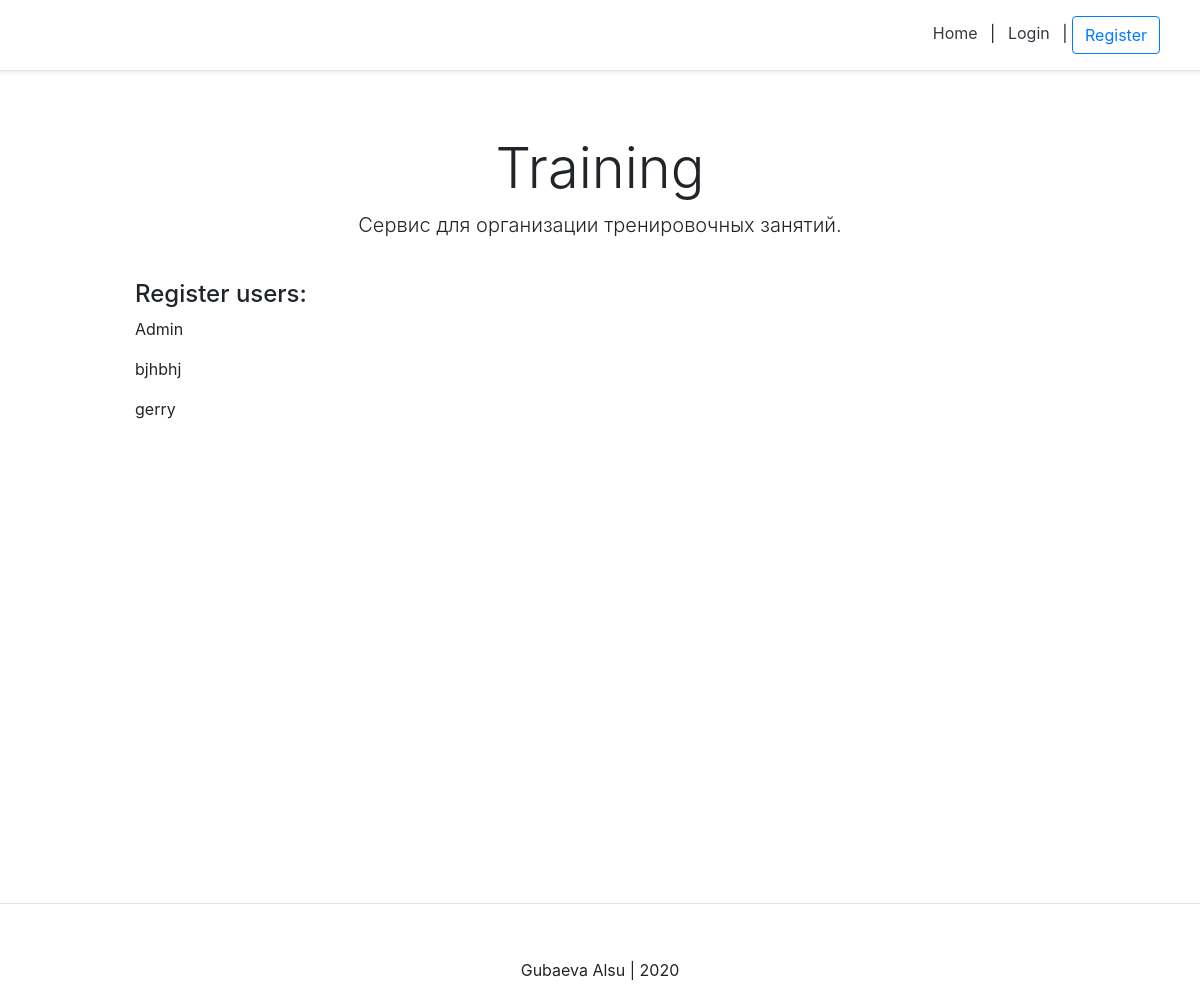
Before: / with the older database file.
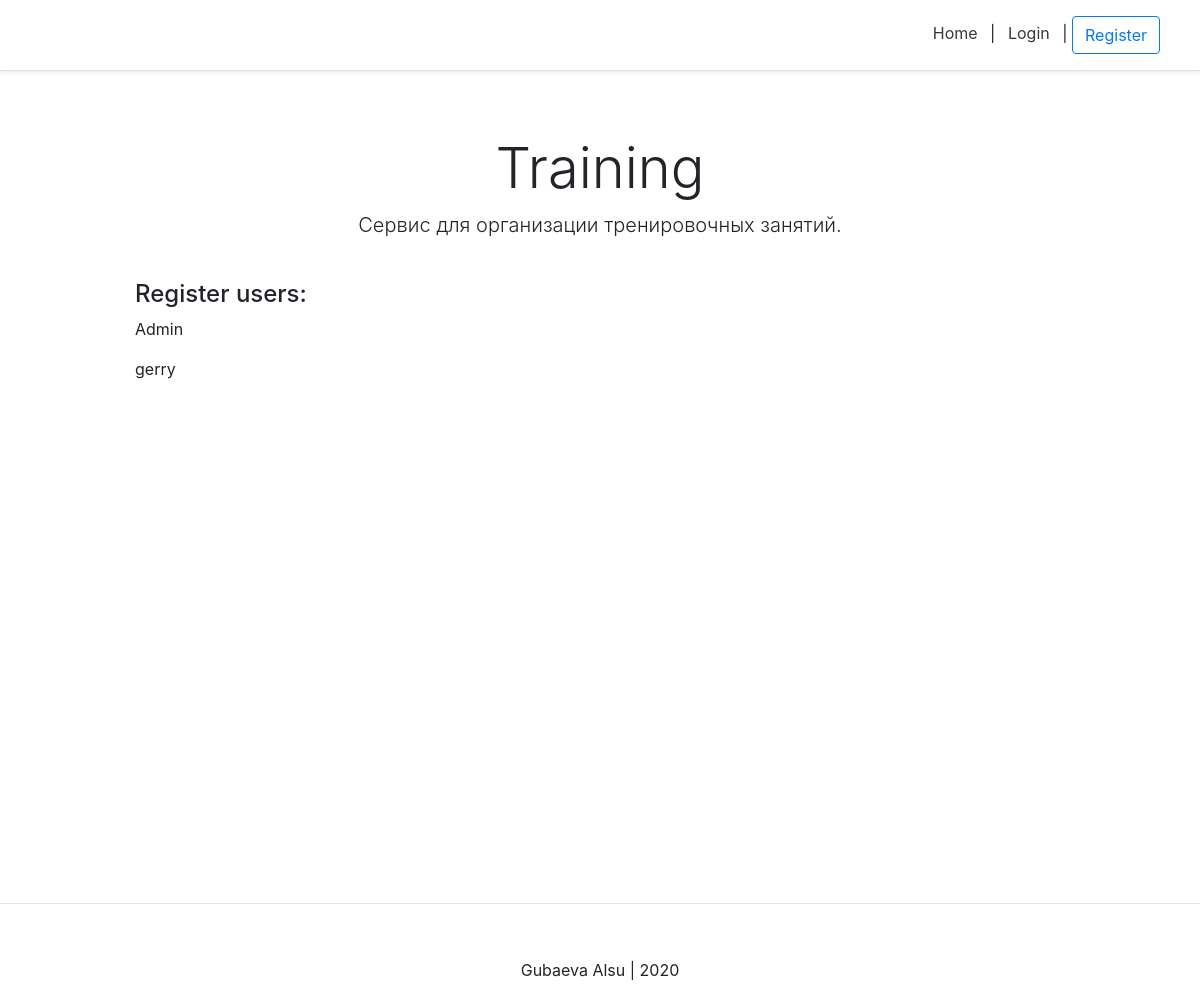
After: the same page with the newer database file.
### user/models.py (models this page shows, shortened)
class New_user(AbstractBaseUser):
    email = models.EmailField(verbose_name="email", max_length=60, unique=True)
    username = models.CharField(max_length=40, unique=True)
    date_joined = models.DateTimeField(verbose_name='date joined', auto_now_add=True)
    last_login = models.DateTimeField(verbose_name='last login', auto_now=True)
    is_admin = models.BooleanField(default=False)
    is_active = models.BooleanField(default=True)
    is_staff = models.BooleanField(default=False)
    is_superuser = models.BooleanField(default=False)
    photo = models.ImageField(upload_to='images/', blank=True)
    status = models.TextField(max_length=50, blank=True)
    USERNAME_FIELD = 'username'
    objects = MyAccountManager()
    def __str__(self):
        return self.username

### personal/views.py (the view)
# urls.py: path('', home_screen_view, name = "home"),
def home_screen_view(request):
    context = {}
    accounts = New_user.objects.all()
    context['accounts'] = accounts
    return render(request, 'personal/home.html', context)

### templates/personal/home.html
{% extends 'user_page/main.html' %}
{% block all_posts %}
<div class="pricing-header px-3 py-3 pt-md-5 pb-md-4 mx-auto text-center">
  <h1 class="display-4">Training</h1>
  <p class="lead">Сервис для организации тренировочных занятий.</p>
</div>
<div class="container">
    <div class="d-flex flex-column">
        <h4>Register users:</h4>
        {% for account in accounts %}
            <p>{{ account }}</p>
        {% endfor %}
    </div>
</div>
{% endblock all_posts %}

Changed rows visible on the page:
removed New_user: username "bjhbhj"
